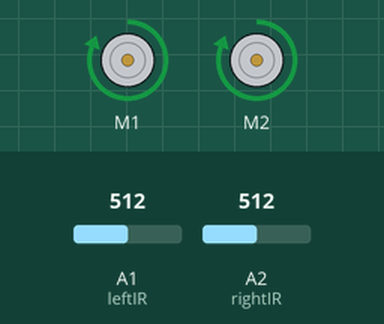
Simulated run of this sketch. Board: Arduino Uno, built with avr-gcc and run on an emulated ATmega328P. Shown: 2 × DC motor (green arrow = forward, orange = backward, longer = faster). The test bench sets the inputs (shaded band); at power-on: A1 (leftIR) = 512, A2 (rightIR) = 512.

Above: at 0.1 s.
Timing chart, 0 to 1.6 s (numbered marks = the images above):
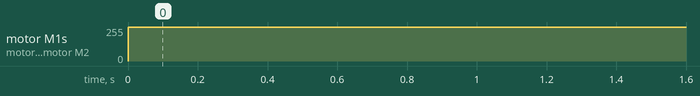

The sketch:

Integration.ino
```cpp
// PIE mini project 3 integration code
// Last edited 10.7.22

// Include header files
#include <Wire.h>
#include <Adafruit_MotorShield.h>

float currentTime = 0;
float pastTime = 0;
float elapsedTime = 0;

// PID multipliers
int Kp = 0; // TBD--Proportional Term
int Ki = 0; //TBD--Integral Term
int Kd = 0; //TBD--Derivative Term

int pastError = 0; // Previous error found

int proportional = 0; // instantenous error
int integral = 0; // cumulative error
int derivative = 0; // rate of error

int ctrl = 0;

// motor variables
int initalMotorSpeed = 0; // TBD
int leftMotorSpeed = 0;
int rightMotorSpeed = 0;
int leftIR = 1;
int rightIR = 2;
uint16_t leftIRread;
uint16_t rightIRread;
#define serialDelay 20;

// define motor shield
Adafruit_MotorShield MS = Adafruit_MotorShield();

// define motors
Adafruit_DCMotor *LM = MS.getMotor(1);
Adafruit_DCMotor *RM = MS.getMotor(2);

int error = 0;
int pidValue = 0;

// Error finding function
// LOW -> Line not detected
// HIGH -> Line detected
int findError() {

  // when the robot is centered, both IR sensors should read 0

  // if either of the IR sensors read 1 then whoops there's something wrong

  // pseudocode because idk which pins the IR sensors are in
  // Logic:
  // if left IR sensor reading == 1 and right IR sensor reading == 0
  //    error = -1
  // if left IR sensor reading == 0 and right IR sensor reading == 1
  //    error = 1
  // if left IR sensor reading == 0 and right IR sensor reading = 0
  //    error = 0
  // if both IR sensors reading == 1
  //    error = 2.0

  // return error

  leftIRread = analogRead(leftIR);
  rightIRread = analogRead(rightIR);

  if(leftIRread > 500){
    leftIRread = HIGH;
  }
  else{
    leftIRread = LOW;
  }
  if(rightIRread >500){
    rightIRread = HIGH;
  }
  else{
    rightIRread = LOW;
  }

  if (leftIRread == HIGH && rightIRread == LOW) {
    return -1; // may need to be one idk just experimenting rn
    }
  if (leftIRread == LOW && rightIRread == HIGH) {
    return 1;
    }
  if (leftIRread == HIGH && rightIR == HIGH) {
    return 2;
    }
  return 0;
  }

// PID controller function
int controller(float error) {

  // find elapsed time since last reading
  currentTime = millis();
  elapsedTime = currentTime - pastTime;

  // proportional
  proportional = error;
  // Integration:
  integral = integral + (proportional * currentTime);
  // Derivative:
  derivative = (proportional - pastError) / currentTime ;

  // find control value
  ctrl = Kp*proportional + Ki*integral + Kd*derivative;
  // save previous values for next iteration
  pastError = proportional;
  pastTime = currentTime;

  return ctrl;
  }

void setup() {
  // put your setup code here, to run once:
  Serial.begin(9600); // open serial port

  if(Serial.available()) {
    Kp = Serial.read();
    Ki = Serial.read();
    Kd = Serial.read();
    initalMotorSpeed = Serial.read();
    }

  MS.begin();
  LM->setSpeed(initalMotorSpeed);
  RM->setSpeed(initalMotorSpeed);
}

void loop() {
  // put your main code here, to run repeatedly:
  // set up motor speed and multipliers
  // read from the serial port
  // find error:
  error = findError();

  // if we're horribly off course, stop
  if (error == 2.0) {
    LM->run(RELEASE);
    RM->run(RELEASE);
    }

  // find ctrl
  pidValue = controller(error);
  // calc motor speeds -- feel like I'm missing something -- maybe current speed
  // has to factor in somehow
  // LMS = total - init - ctrl
  // RMS = total + init - ctrl
  leftMotorSpeed = 255 - initalMotorSpeed - pidValue;
  rightMotorSpeed = 255 + initalMotorSpeed - pidValue;
  // set motor speed to calculated values
  LM->setSpeed(leftMotorSpeed);
  RM->setSpeed(rightMotorSpeed);

  // run motors?
  LM->run(FORWARD);
  RM->run(FORWARD);
}
```

Measured:
- by itself, motor M1, motor M2: stopped → forward 255/255 at 0.00 s
